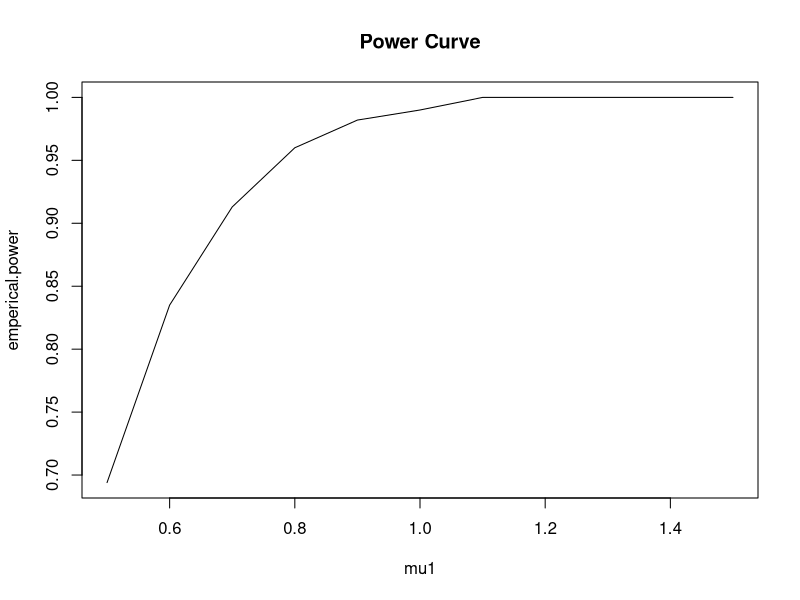
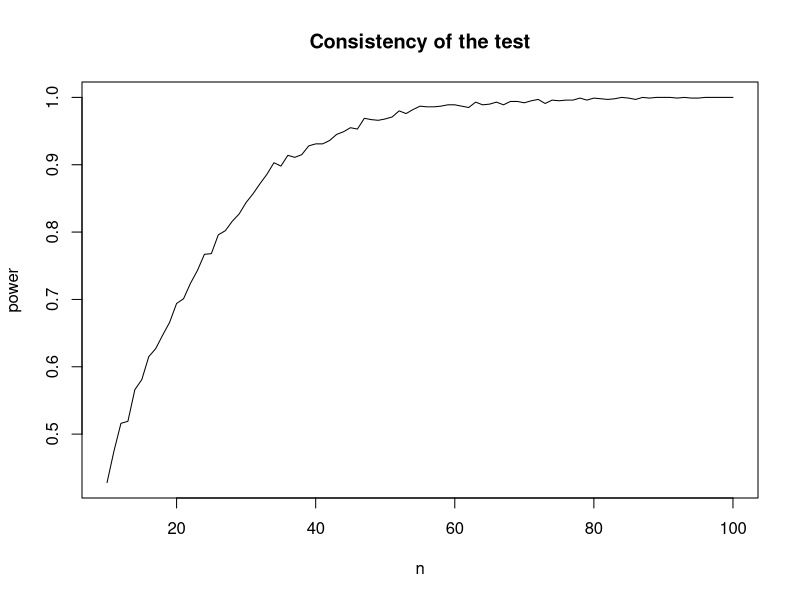

Reproduce these figures in R, in order.
##Power Curve
rm(list = ls())
mu0 = 0
mu1 = seq(0.5,1.5,0.1)
n = 20
R = 1000
emperical.power = numeric(length(mu1))

for(j in 1:length(mu1)){
  set.seed(123)
  vec = numeric(R)
  for(i in 1:R){
    data = rnorm(n, mean = mu1[j], sd = 1)
    x.bar = mean(data)
    s = sqrt(1/(n-1)*sum((data - x.bar)^2))
    test.stat = (x.bar - mu0)/(s/sqrt(n))
    
    vec[i] = ifelse(test.stat > qt(0.95, n-1), 1, 0)
  }
  emperical.power[j] = sum(vec)/R
}

emperical.power

plot(mu1, emperical.power, type = "l", main = "Power Curve")

##Consistency of the test
mu0 = 0
mu1 = 0.5
n = seq(10,100,1)
R = 1000

power = numeric(length(n))

for(j in 1:length(n)){
  set.seed(123)
  vec1 = numeric(R)
  for(i in 1:R){
    data = rnorm(n[j], mean = mu1, sd = 1)
    x.bar = mean(data)
    s = sqrt(1/(n[j]-1)*sum((data - x.bar)^2))
    test.stat = (x.bar - mu0)/(s/sqrt(n[j]))
    
    vec1[i] = ifelse(test.stat > qt(0.95,n[j]-1), 1, 0)
  }
  power[j] = sum(vec1)/R
}
power

plot(n,power, type = "l", main = "Consistency of the test")

?qt
